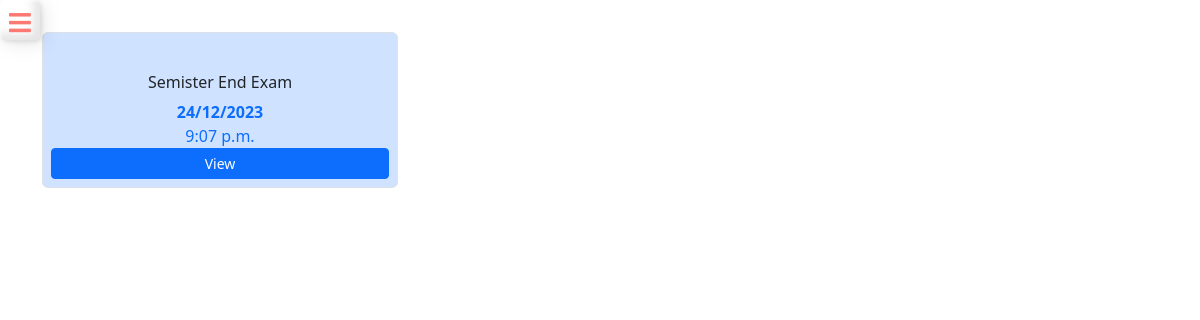
The page /student-display-tests (signed in) on the database as committed earlier.
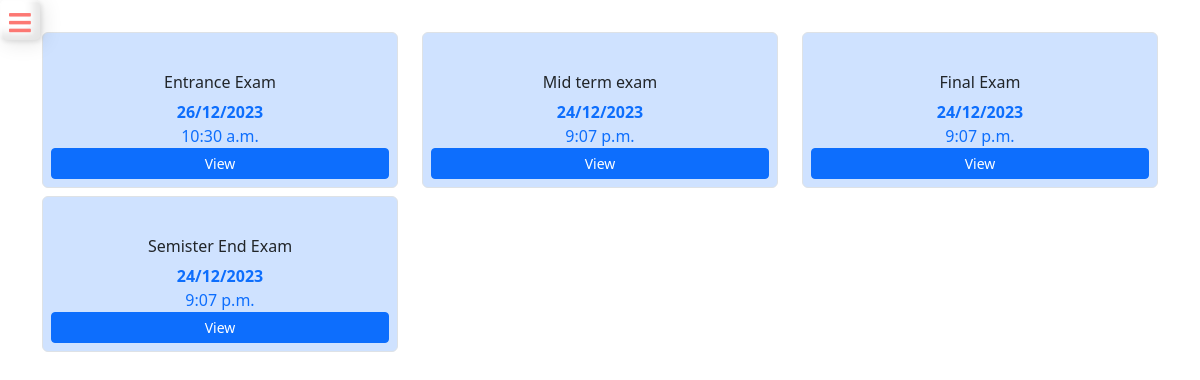
The same page on the database as committed later.
### schoolapp/models.py (models this page shows, shortened)
class BasicInfo(models.Model):
    created_at = models.DateTimeField(auto_now_add=True)
    updated_at = models.DateTimeField(auto_now=True)

class TestMarks(BasicInfo):
    test_obj = models.ForeignKey(Test,on_delete=models.CASCADE)
    test_id = models.IntegerField()
    student = models.ForeignKey(StudentDetails,on_delete=models.CASCADE )
    kannada = models.FloatField(default=0)
    english = models.FloatField(default=0)
    hindi = models.FloatField(default=0)
    science = models.FloatField(default=0)
    maths = models.FloatField(default=0)
    social = models.FloatField(default=0)
    total_scored_marks = models.FloatField(default=0)
    total_marks = models.IntegerField(default=0)
    is_pass = models.BooleanField(default=False)

class Test(BasicInfo):
    title = models.CharField(max_length=255)
    test_for = models.IntegerField()
    total_marks = models.IntegerField(default=0)
    description = models.TextField()
    start_at = models.DateTimeField(default = datetime.now())
    is_ready = models.BooleanField(default = False)

### schoolapp/views.py (the view)
# urls.py: path("student-display-tests",views.student_display_tests,name="student_display_tests")
def student_display_tests(request):
    user = request.user
    student = StudentDetails.objects.get(user_id = user.id)
    tests_list = TestMarks.objects.filter(student = student)
    for test in tests_list:
        test_obj = test.test_obj
        if is_ready(test_obj.start_at):
            test_obj.is_ready = True
        else:
            test_obj.is_ready = False
        test_obj.save()
    context = {
        "tests_list" : tests_list.order_by('created_at')[::-1]
    }
    return render(request,"student-display-tests.html",context=context)

### schoolapp/views.py (called while the page is built)
def is_ready(model_time):
    date_time = str(model_time)[:18]
    date_object = datetime.strptime(date_time, "%Y-%m-%d %H:%M:%S")
    if (date_object <= datetime.now()):
        return True
    return False

### templates/student-display-tests.html (shortened to what this page needs)
{% extends "base.html" %}
{% load static %}
{% block body %}
<div class="container">
    <div class="row">
        {% for test in tests_list %}
        {% if test.test_obj.is_ready %}
        {% if test.is_pass %}
        <div class="col-12 col-md-6 col-lg-4">
            <div class="test-box img-thumbnail bg-success-subtle">
                <div class="test-box-head text-center">
                    <img src="https://cdn-icons-png.flaticon.com/128/5454/5454607.png" alt="" class="w-25">
                    <h3 class="test-name">{{test.test_obj.title}}</h3>
                </div>
                <div class="test-box-body text-center">
                    {% with a=test.test_obj.total_marks b=6 %}
                    <h2 class="text-success">{{test.total_scored_marks}} / {{test.total_marks}}</h2>
                    {% endwith %}
                </div>
                <div class="test-box-footer">
                    <a href="" class="btn btn-success btn-sm w-100">View</a>
                </div>
            </div>
        </div>
        {% else %}
        <div class="col-12 col-md-6 col-lg-4">
            <div class="test-box img-thumbnail bg-danger-subtle">
                <div class="test-box-head text-center">
                    <img src="https://cdn-icons-png.flaticon.com/128/1770/1770579.png" alt="" class="w-25">
                    <h3 class="test-name">{{test.test_obj.title}}</h3>
                </div>
                <div class="test-box-body text-center">
                    <h2 class="text-danger">{{test.total_scored_marks}} / {{test.total_marks}}</h2>
                </div>
                <div class="test-box-footer">
                    <a href="" class="btn btn-danger btn-sm w-100">View</a>
                </div>
            </div>
        </div>
        {% endif %}
        {% else %}
        <div class="col-12 col-md-6 col-lg-4">
            <div class="test-box img-thumbnail bg-primary-subtle">
                <div class="test-box-head text-center">
                    <h3 class="test-name">{{test.test_obj.title}}</h3>
                </div>
                <div class="test-box-body text-center">
                    <p class="text-primary m-0 p-0 fw-bold">{{test.test_obj.start_at | date:"d/m/Y"}}</p>
                    <p class="text-primary m-0 p-0">{{test.test_obj.start_at | date:"P"}}</p>
                </div>
                <div class="test-box-footer">
                    <a href="" class="btn btn-primary btn-sm w-100">View</a>
                </div>
            </div>
        </div>
        {% endif %}
        {% endfor %}
    </div>
</div>
{% endblock %}

Rows that differ between the two databases and show on the page:
added TestMarks: test_obj "Entrance Exam", test_obj.start_at "26/12/2023", test_obj.start_at "10:30 a.m."
added TestMarks: test_obj "Mid term exam", test_obj.start_at "24/12/2023", test_obj.start_at "9:07 p.m."
added TestMarks: test_obj "Final Exam", test_obj.start_at "24/12/2023", test_obj.start_at "9:07 p.m."
